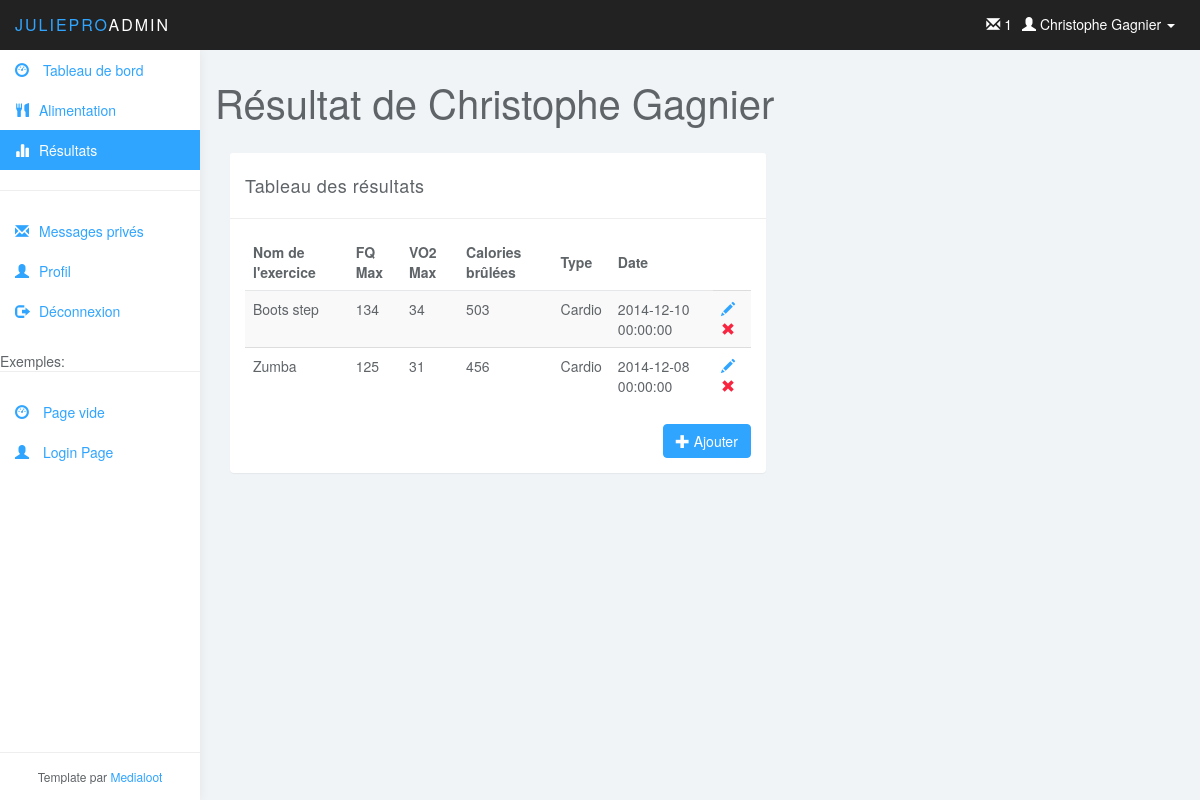
The page /?action=view_resultat on the database as committed earlier.
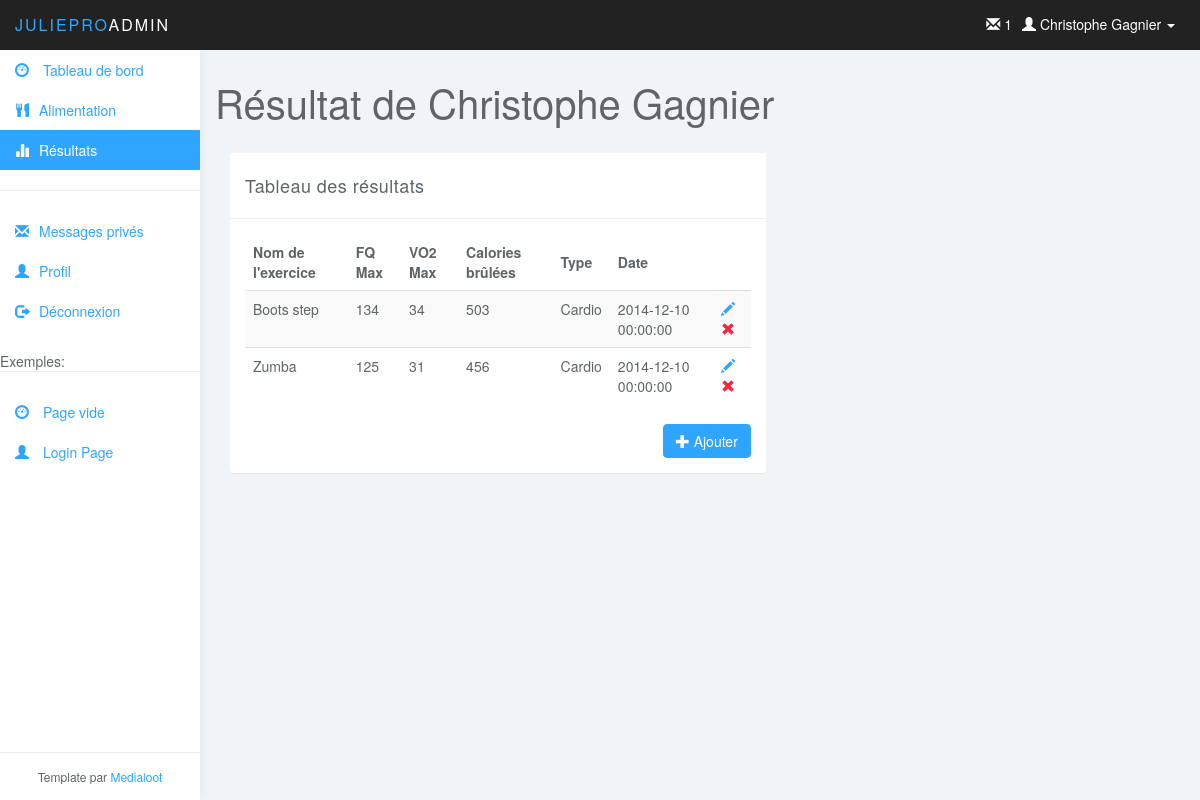
The same page on the database as committed later.
### tables this page shows
CREATE TABLE IF NOT EXISTS `resultat` (
`resultatID` int(11) NOT NULL,
  `FQMax` int(11) NOT NULL,
  `VO2Max` int(11) NOT NULL,
  `calorieBrulee` int(11) NOT NULL,
  `date` datetime NOT NULL,
  `entrainementID` int(11) NOT NULL,
  `clientID` int(11) NOT NULL
);

CREATE TABLE IF NOT EXISTS `entrainement` (
`entrainementID` int(11) NOT NULL,
  `nom` varchar(45) DEFAULT NULL,
  `type` varchar(45) DEFAULT NULL
);

### model/user_db.php (called while the page is built, shortened)
<?php
function get_user($userID) {
    global $db;
    $query = 'SELECT * FROM utilisateur
              WHERE utilisateurID = '.$userID;
    $result = $db->query($query);
	$result = $result->fetch();
    return $result;
}

### model/resultat_db.php (called while the page is built, shortened)
<?php
function get_all_resultat($userID)
{
    global $db;
    $query = 'SELECT *
        FROM `resultat` R
        INNER JOIN `entrainement` E
        ON R.`entrainementID` = E.`entrainementID`
        WHERE R.clientID = '.$userID;
    $result = $db->query($query);
    $resultat = Array();
    while($data = $result->fetch())
    {
        $resultat[$data['resultatID']] = $data;
    }
    return $resultat;
}

### view/resultat.php (the view)
<div class="row">
    <div class="col-lg-12">
        <h1 class="page-header">Résultat de <?php echo $userInfo['prenom'].' '.$userInfo['nom']; ?></h1>
    </div>
</div>
    <?php $resultat = get_all_resultat($userInfo['utilisateurID']); ?>
    <div class="col-md-7">
        <div class="panel panel-default">
            <div class="panel-heading">Tableau des résultats</div>
            <div class="panel-body">
                <table class="table table-striped table-hover">
                    <thead>
                    <tr>
                        <th>Nom de l'exercice</th>
                        <th>FQ Max</th>
                        <th>VO2 Max</th>
                        <th>Calories brûlées</th>
                        <th>Type</th>
                        <th>Date</th>
                    </tr>
                    </thead>
                    <?php
                    foreach($resultat as $resultatCourant)
                    {
                        echo '<tr>';
                            echo'<td>'.$resultatCourant['nom'].'</td>';
                            echo'<td>'.$resultatCourant['FQMax'].'</td>';
                            echo'<td>'.$resultatCourant['VO2Max'].'</td>';
                            echo'<td>'.$resultatCourant['calorieBrulee'].'</td>';
                            echo'<td>'.$resultatCourant['type'].'</td>';
                            echo'<td>'.$resultatCourant['date'].'</td>';
                            echo '<td><a href="#" class="glyphicon glyphicon-pencil "> </a> <a href="#" class="glyphicon glyphicon-remove color-red"> </a></td>';
                        echo '</tr>';
                    }
                ?>
                </table>
                <a href="?action=form_resultat" class="btn btn-primary pull-right"><span class="glyphicon glyphicon-plus"></span> Ajouter</a>
            </div>
        </div>
    </div>

Rows that differ between the two databases and show on the page:
changed resultat "Zumba": date "2014-12-08 00:00:00" → "2014-12-10 00:00:00"
